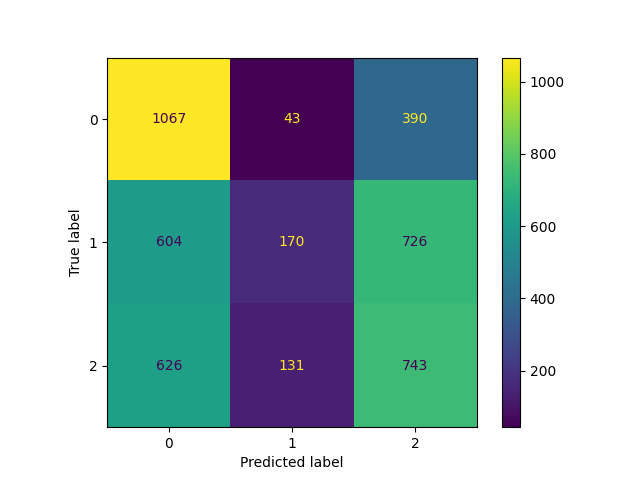

Write Python code to recreate this figure.
from sklearn.neural_network import MLPClassifier
import matplotlib.pyplot as plt  
from readwrite import read_data, write_data
from sklearn.metrics import plot_confusion_matrix

train_images, train_labels, test_images, validation_images, validation_labels = read_data()
classifier = MLPClassifier(hidden_layer_sizes=(100, ),
                            activation='relu', solver='adam', 
                            alpha=0.0001, batch_size='auto', 
                            learning_rate='constant', 
                            power_t=0.5, max_iter=10, 
                            shuffle=True, random_state=None, 
                            tol=0.0001, momentum=0.9, 
                            early_stopping=False, 
                            validation_fraction=0.1, 
                            n_iter_no_change=10)

classifier.fit(train_images, train_labels)

plot_confusion_matrix(classifier, validation_images, validation_labels)
plt.show()
plt.savefig('mlp.png')

prediction = classifier.predict(test_images)
write_data(prediction)